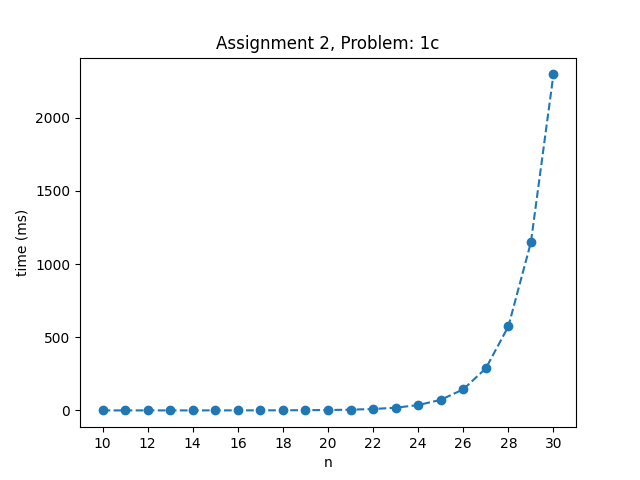

The script that saved this image:
import matplotlib.pyplot as plt

lines = []
with open('Plot.out') as f:
    lines = f.read().splitlines()[::3]

lines = [float(line) for line in lines]
powers = list(range(10, 31))

plt.plot(powers, lines, linestyle='--', marker='o')
plt.title('Assignment 2, Problem: 1c')
plt.xlabel('n')
plt.xticks(range(10, 31, 2))
plt.ylabel('time (ms)')
plt.savefig('plot.png')
